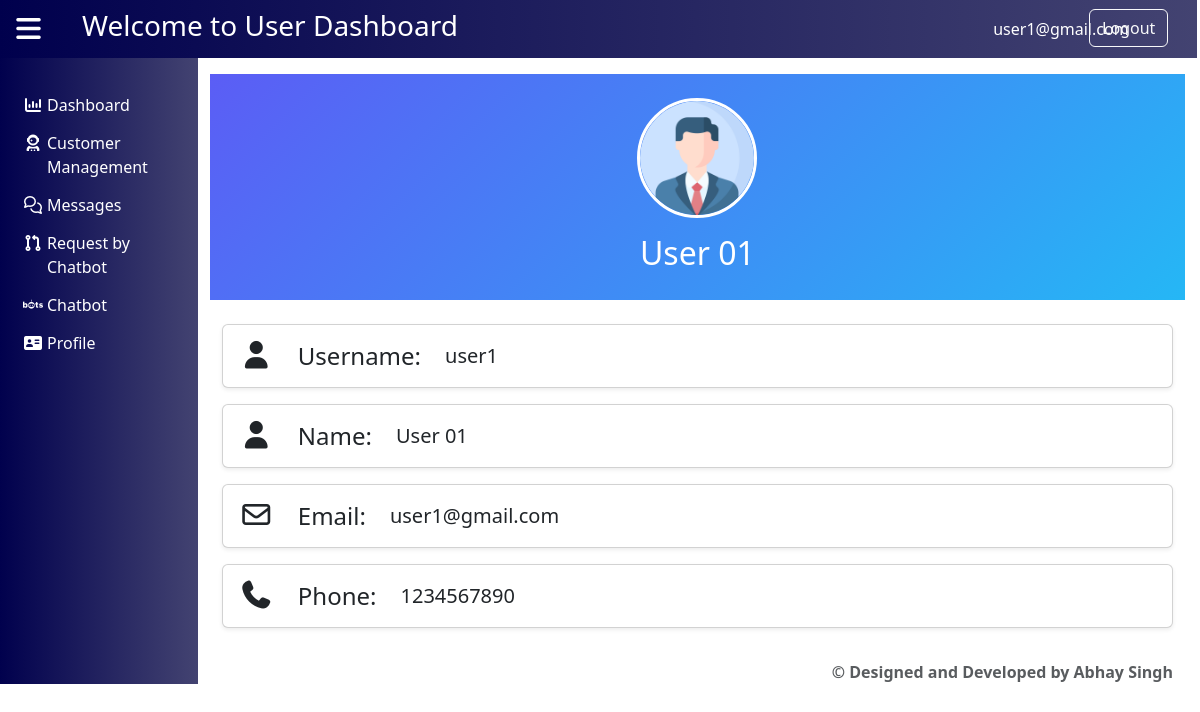
The page /users/user_profile/ (signed in) on the database its author committed.
### Admin/models.py (models this page shows, shortened)
class UserRegistration(models.Model):
    username = models.CharField(max_length=100)
    Name = models.CharField(max_length=100)
    email = models.EmailField()
    phone_number = models.CharField(max_length=10)
    password = models.CharField(max_length=100)

### User/views.py (the view)
# urls.py: path('user_profile/',views.user_profile,name='user_profile'),
def user_profile(request):
    email = request.session.get('email')
    user = UserRegistration.objects.filter(email=email).first()
    return render(request,'user-profile.html', {'user': user})

### User/templates/user-profile.html
{% extends 'user_base.html' %}
{% load static %}
{% block user %}
    {% include 'profile.html' %}
{% endblock %}

### User/templates/user_base.html (shortened to what this page needs)
{% load static %}
<!DOCTYPE html>
<html>
<head>
    <link href="https://cdn.jsdelivr.net/npm/bootstrap@5.3.8/dist/css/bootstrap.min.css" rel="stylesheet">
    <link rel="stylesheet" type="text/css" href="{% static 'CSS/style.css' %}">
    <link rel="stylesheet" href="https://cdnjs.cloudflare.com/ajax/libs/font-awesome/7.0.1/css/all.min.css" />
</head>
<body>
    <div class="container-fluid" style="padding-left: 10px; padding-right: 15px;">
        <div class="row">
            <div class="col-sm-12 p-0">
                <nav class="navbar bg-1 p-0">
                    <div class="container-fluid row p-0">
                        <div class="col-sm-0_5">
                            <button class="btn text-white">
                                <i class="fa-solid fa-bars px-1 fs-3 py-2" onclick="hid()"></i>
                            </button>
                        </div>
                        <div class="col-sm-11_5">
                            <div class="row">
                                <div class="col-sm-9 p-0">
                                    <h3 class="mx-5 my-2 text-start">Welcome to User Dashboard</h3>
                                </div>
                                <div class="col-sm-2 p-0">
                                    <div class="d-flex align-items-center gap-3">
                                        {% if request.session.user_email %}
                                            <p class="mt-3 ms-5 ps-5 text-white">{{ request.session.user_email }}</p>
                                        {% endif %}
                                    </div>
                                </div>
                                <div class="col-sm-1 p-0 py-2">
                                    <a href="{% url 'Admin:logout' %}" class="btn btn-outline-light">Logout</a>
                                </div>
                            </div>
                        </div>
                    </div>
                </nav>
            </div>
        </div>
        <div class="row">
          <div class="col-sm-2 bg-1 py-1" id="add">
                <div class="row mt-4">
                    <div class="col-sm-12">
                        <ul class="list-unstyled">
                            <li class="btn bg-2 w-100 text-center">
                                <a href="{% url 'User:userhome' %}" class="text-white text-decoration-none">
                                    <div class="row">
                                        <div class="col-sm-1"><i class="fa-solid fa-chart-column"></i></div>
                                        <div class="col-sm-10 text-start r">Dashboard</div>
                                   </div>
                                </a>
                            </li>
                            <li class="btn bg-2 w-100 text-center">
                                <a href="{% url 'User:customer_management' %}" class="text-white text-decoration-none">
                                    <div class="row">
                                        <div class="col-sm-1"><i class="fa-solid fa-user-astronaut"></i></div>
                                        <div class="col-sm-10 text-start r">Customer Management</div>
                                    </div>
                                </a>
                            </li>
                            <li class="btn bg-2 w-100 text-center">
                                <a href="{% url 'User:messages' %}" class="text-white text-decoration-none">
                                    <div class="row">
                                        <div class="col-sm-1"><i class="fa-regular fa-comments"></i></div>
                                        <div class="col-sm-10 text-start r">Messages</div>
                                    </div>
                                </a>
                            </li>
                            <li class="btn bg-2 w-100 text-center">
                                <a href="{% url 'User:request_by_chatbot' %}" class="text-white text-decoration-none">
                                    <div class="row">
                                        <div class="col-sm-1"><i class="fa-solid fa-code-pull-request"></i></div>
                                        <div class="col-sm-10 text-start r">Request by Chatbot</div>
                                    </div>
                                </a>
                            </li>
                            <li class="btn bg-2 w-100 text-center">
                                <a href="{% url 'User:userbot' %}" class="text-white text-decoration-none">
                                    <div class="row">
                                        <div class="col-sm-1"><i class="fa-brands fa-bots"></i></div>
                                        <div class="col-sm-10 text-start r">Chatbot</div>
                                    </div>
                                </a>
                            </li>
                            <li class="btn bg-2 w-100 text-center">
                                <a href="{% url 'User:user_profile' %}" class="text-white text-decoration-none">
                                    <div class="row">
                                        <div class="col-sm-1"><i class="fa-solid fa-address-card"></i></div>
                                        <div class="col-sm-10 text-start r">Profile</div>
                                    </div>
                                </a>
                            </li>
                        </ul>
                    </div>
                </div>
            </div>
            <div class="col-sm-10" id="remove">
                <div class="row">
                    <div class="col-sm-12 scroll-1">
                        {% block user %}
                        {% endblock %}
                    </div>
                </div>
                <div class="row p-0">
                    <div class="col-sm-12 p-0">
                        <footer class="footer p-0">
                            <div class="container-fluid p-0">
                                <p class="mb-0 text-muted text-end pe-4">
                                    <strong>&copy; Designed and Developed by Abhay Singh</strong>
                                </p>
                            </div>
                        </footer>
                    </div>
                </div>
            </div>
        </div>
    </div>
</body>
</html>

### templates/profile.html
<div class="container-fluid p-0 py-3">
        <div class="text-center text-white p-4" style="background: linear-gradient(135deg, #5b5df5, #25b7f5);">
            {% load static %}
            <img src="{% static 'icon.png' %}" class="rounded-circle border border-3 border-white" width="120" height="120">
            <h2 class="mt-3 mb-1">{{ user.Name }}</h2>
        </div>
        <div class="container mt-4">
            <div class="card shadow-sm mb-3">
                <div class="card-body d-flex">
                    <i class="fa-solid fa-user fs-3 me-4"></i>
                        <div class="d-flex align-items-center gap-2">
                            <h4 class="mb-0">Username:</h4>
                            <p class="fs-5 mb-0 ps-3">{{ user.username }}</p>
                        </div>
                </div>
            </div>
            <div class="card shadow-sm mb-3">
                <div class="card-body d-flex">
                    <i class="fa-solid fa-user fs-3 me-4"></i>
                    <div class="d-flex align-items-center gap-2">
                        <h4 class="mb-0">Name:</h4>
                        <p class="fs-5 mb-0 ps-3">{{ user.Name }}</p>
                    </div>
                </div>
            </div>
            <div class="card shadow-sm mb-3">
                <div class="card-body d-flex">
                    <i class="fa-regular fa-envelope fs-3 me-4"></i>
                    <div class="d-flex align-items-center gap-2">
                        <h4 class="mb-0">Email:</h4>
                        <p class="fs-5 mb-0 ps-3">{{ user.email }}</p>
                    </div>
                </div>
            </div>
            <div class="card shadow-sm mb-3">
                <div class="card-body d-flex">
                    <i class="fa-solid fa-phone fs-3 me-4"></i>
                    <div class="d-flex align-items-center gap-2">
                        <h4 class="mb-0">Phone:</h4>
                        <p class="fs-5 mb-0 ps-3">{{ user.phone_number }}</p>
                    </div>
                </div>
            </div>
        </div>
    </div>

### static/CSS/style.css (style rules this page uses)
.scroll-1 { max-height: calc(100vh - 90px); overflow-y: auto; scrollbar-width: none; }
.bg-1 { background-image: linear-gradient(90deg,#00004d,rgb(67, 67, 113)); color: white; }
.col-sm-0_5 { width: 4%; }
.col-sm-11_5 { width: 96%; }

### rows shown on the page
UserRegistration: session.user_email "user1@gmail.com", Name "User 01", username "user1", email "user1@gmail.com", phone_number "1234567890"
